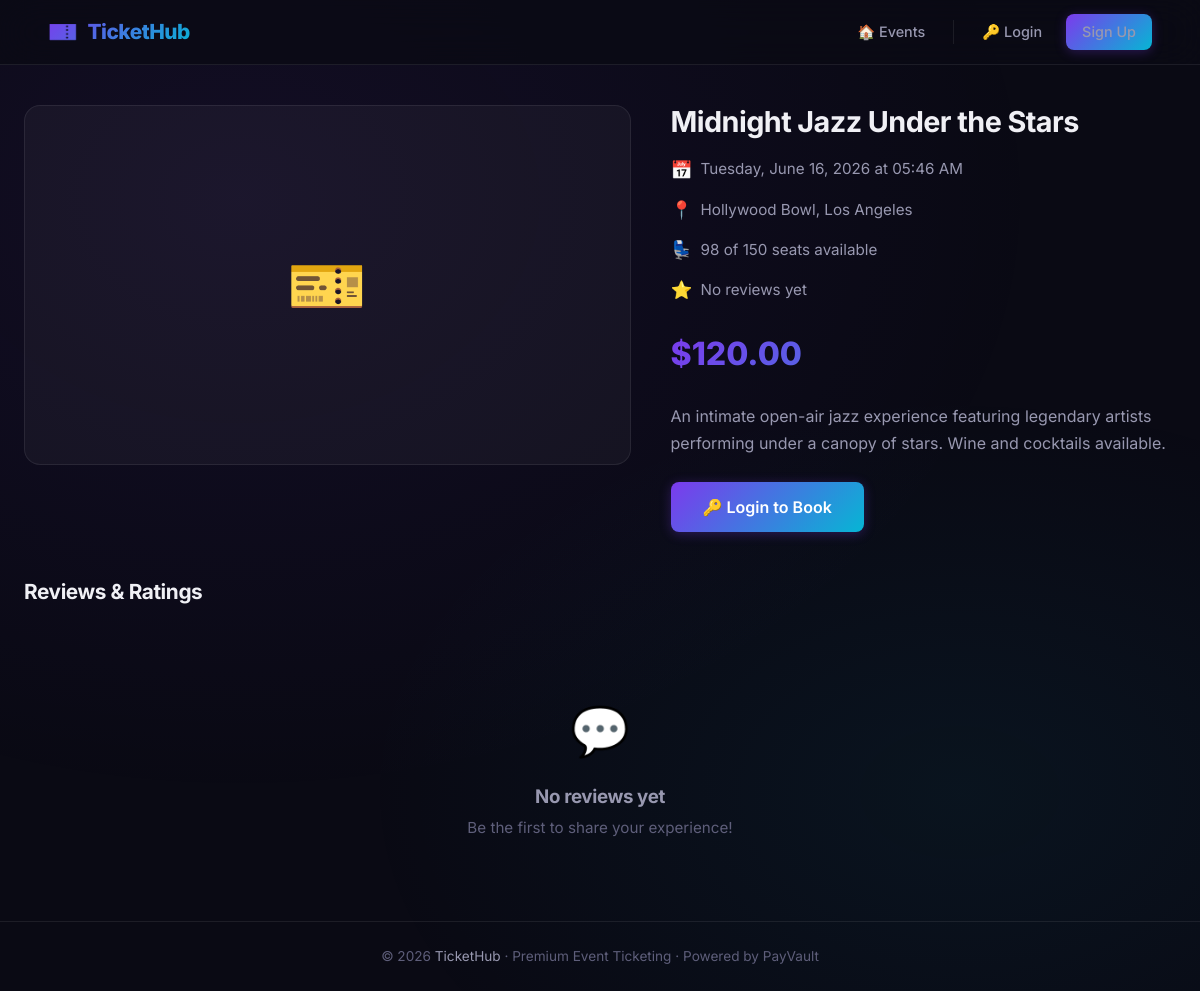
The app's page /event/5, older data.
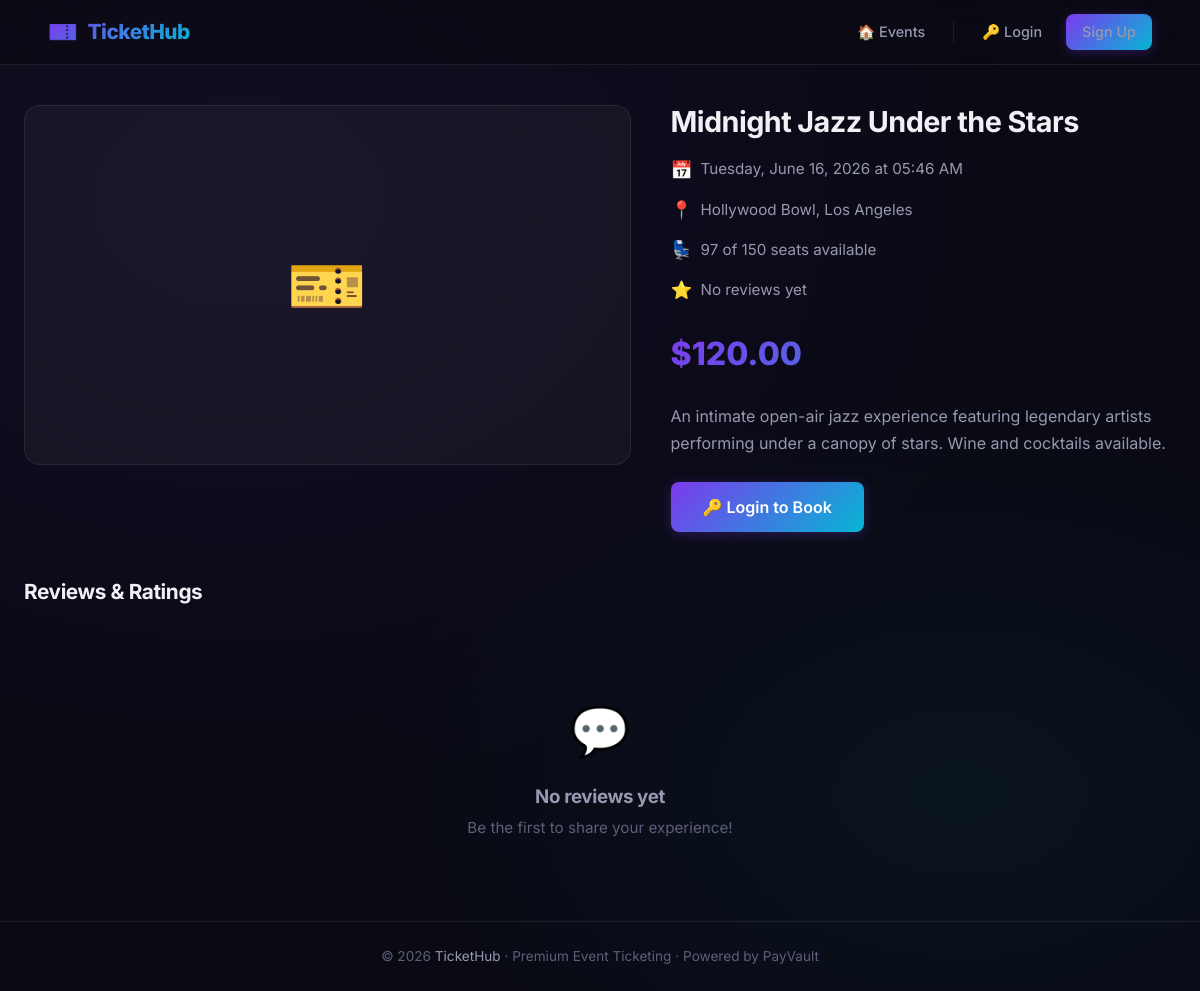
The same page, newer data.
### models.py (models this page shows)
class Event(db.Model):
    __tablename__ = "events"
    id = db.Column(db.Integer, primary_key=True)
    name = db.Column(db.String(200), nullable=False)
    description = db.Column(db.Text, nullable=True)
    date = db.Column(db.DateTime, nullable=False)
    location = db.Column(db.String(200), nullable=False)
    price = db.Column(db.Float, nullable=False)
    total_seats = db.Column(db.Integer, nullable=False)
    available_seats = db.Column(db.Integer, nullable=False)
    image_url = db.Column(db.String(500), nullable=True)
    created_at = db.Column(
        db.DateTime, nullable=False, default=lambda: datetime.now(timezone.utc)
    )
    bookings = db.relationship("Booking", backref="event", lazy=True)
    reviews = db.relationship("Review", backref="event", lazy=True)
    @property
    def avg_rating(self):
        if not self.reviews:
            return 0
        return round(sum(r.rating for r in self.reviews) / len(self.reviews), 1)

### app.py (the view, shortened to what this page needs)
@app.route("/event/<int:event_id>")
def event_detail(event_id):
    event = Event.query.get_or_404(event_id)
    reviews = (
        Review.query.filter_by(event_id=event_id)
        .order_by(Review.created_at.desc())
        .all()
    )
    user_has_booking = False
    user_has_reviewed = False
    return render_template(
        "event_detail.html",
        event=event,
        reviews=reviews,
        user_has_booking=user_has_booking,
        user_has_reviewed=user_has_reviewed,
    )

### app.py (called while the page is built)
@app.context_processor
def inject_globals():
    return {"now": datetime.now(timezone.utc)}

### templates/event_detail.html (shortened to what the changed rows need)
{% extends "base.html" %}
{% block content %}
<div class="container">
    <div class="event-detail-header fade-in-up">
        <div class="event-detail-info">
            <h1>{{ event.name }}</h1>
            <div class="event-detail-meta">
                <div class="meta-item">
                    <span class="meta-icon">📅</span>
                    {{ event.date.strftime('%A, %B %d, %Y at %I:%M %p') }}
                </div>
                <div class="meta-item">
                    <span class="meta-icon">📍</span>
                    {{ event.location }}
                </div>
                <div class="meta-item">
                    <span class="meta-icon">💺</span>
                    {% if event.available_seats == 0 %}
                        <span style="color: var(--error);">Sold Out</span>
                    {% elif event.available_seats <= 10 %}
                        <span style="color: var(--warning);">🔥 Only {{ event.available_seats }} seats left!</span>
                    {% else %}
                        {{ event.available_seats }} of {{ event.total_seats }} seats available
                    {% endif %}
                </div>
                <div class="meta-item">
                    <span class="meta-icon">⭐</span>
                    {% if event.avg_rating > 0 %}
                        {{ event.avg_rating }} / 5
                        <span class="stars" style="margin-left: 4px;">
                            {% for i in range(1, 6) %}
                                <span class="star {{ 'filled' if i <= event.avg_rating else '' }}">★</span>
                            {% endfor %}
                        </span>
                        ({{ event.reviews | length }} review{{ 's' if event.reviews | length != 1 }})
                    {% else %}
                        No reviews yet
                    {% endif %}
                </div>
            </div>
            <div class="event-detail-price">${{ '%.2f' % event.price }}</div>
            {% if event.description %}
                <p style="color: var(--text-secondary); margin-bottom: 24px; line-height: 1.7;">{{ event.description }}</p>
            {% endif %}
            {% if current_user.is_authenticated %}
                {% if event.available_seats > 0 %}
                    <form method="POST" action="{{ url_for('review_booking', event_id=event.id) }}" class="booking-form">
                        <div class="form-group">
                            <label class="form-label" for="quantity">Tickets</label>
                            <input type="number" id="quantity" name="quantity" class="form-control" value="1" min="1" max="{{ event.available_seats }}">
                        </div>
                        <button type="submit" class="btn btn-primary btn-lg">🎟️ Book Now</button>
                    </form>
                {% else %}
                    <button class="btn btn-secondary btn-lg" disabled>Sold Out</button>
                {% endif %}
            {% else %}
                <a href="{{ url_for('login') }}" class="btn btn-primary btn-lg">🔑 Login to Book</a>
            {% endif %}
        </div>
    </div>
    <div class="reviews-section">
        <div class="section-header">
            <h2>Reviews & Ratings</h2>
        </div>
    </div>
</div>
{% endblock %}

Row changes from the older to the newer data that the page shows:
changed Event "Midnight Jazz Under the Stars": available_seats "98" → "97"
